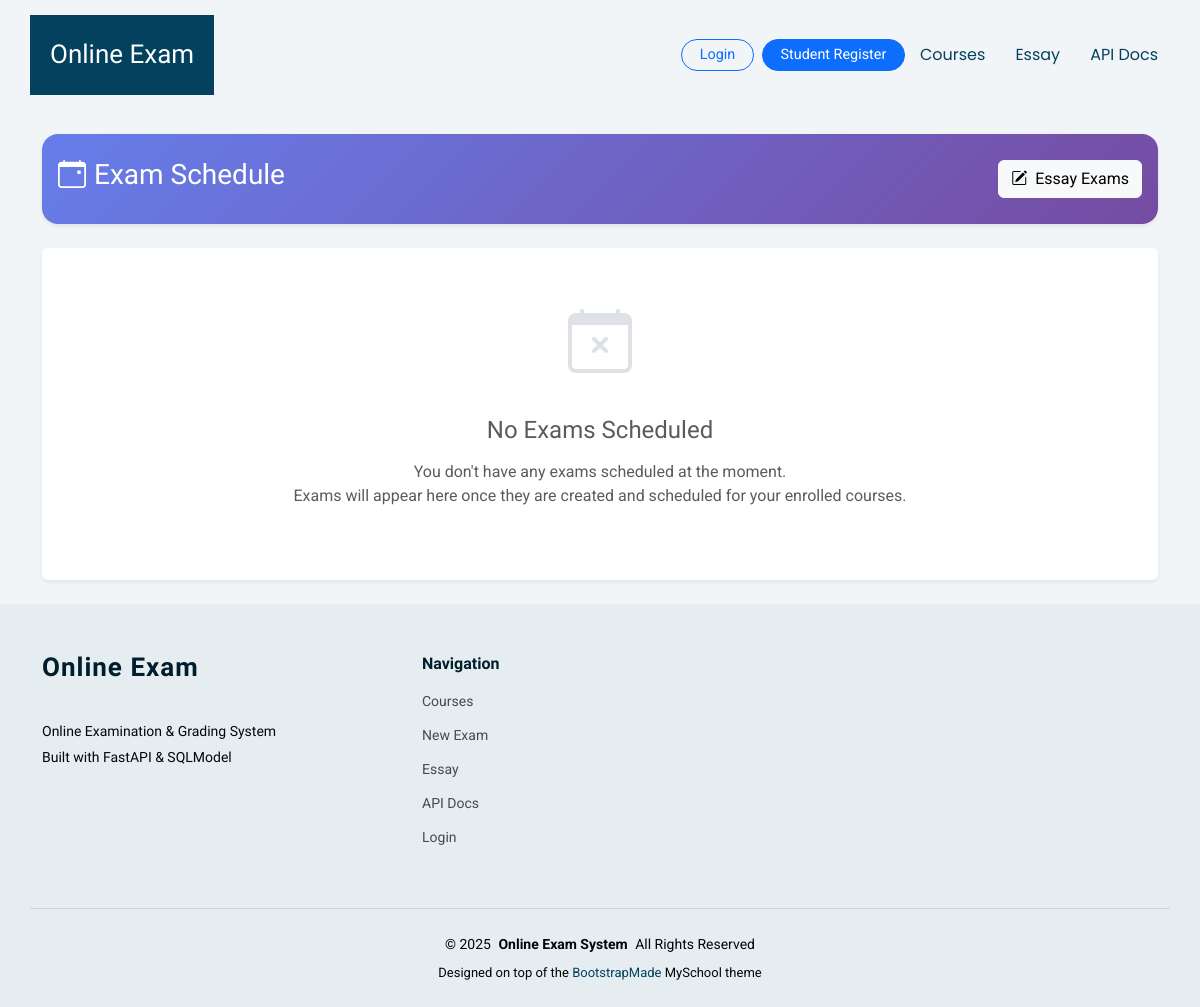
The app's page /exams/schedule/student/1, older data.
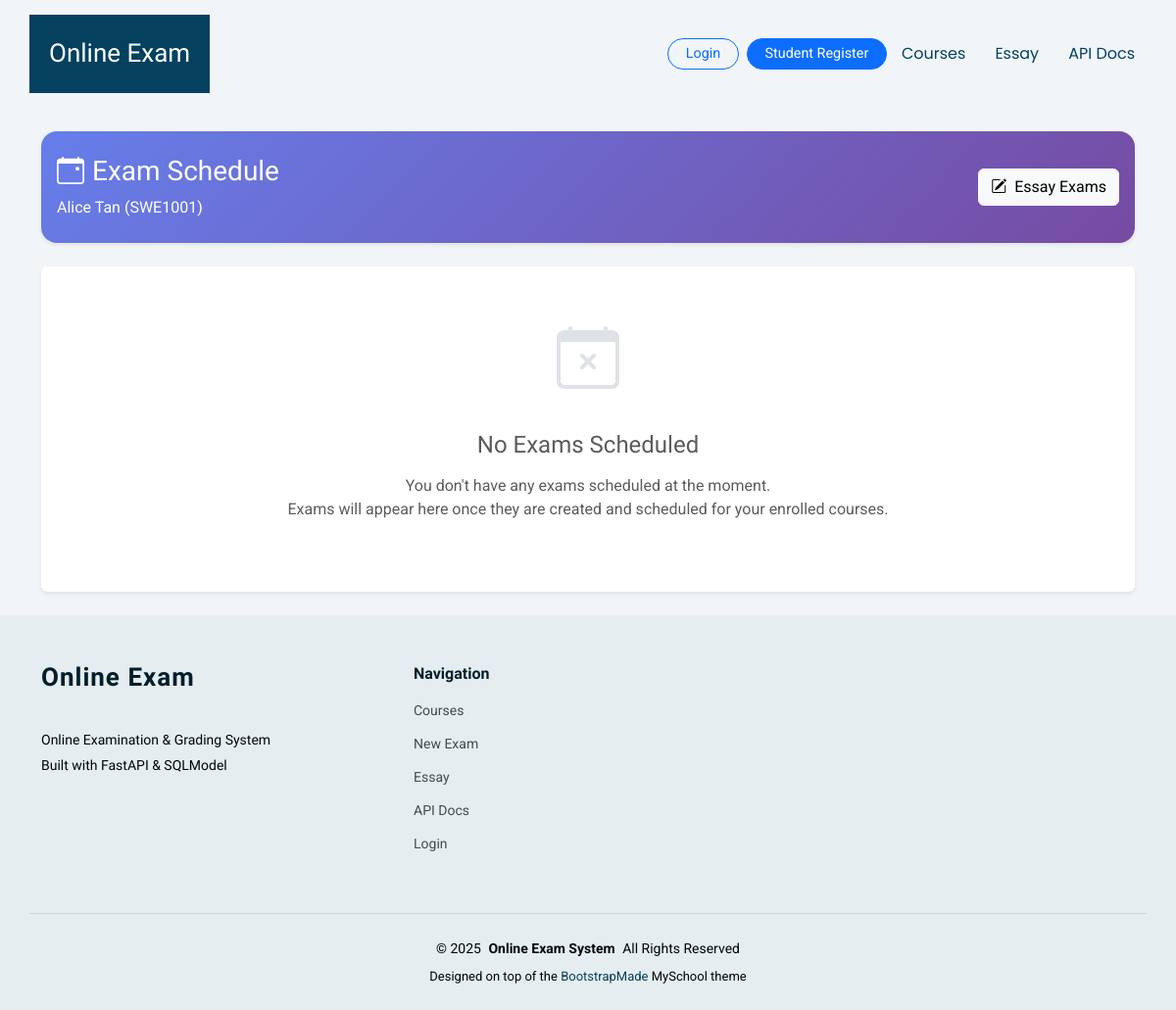
The same page, newer data.
### app/models.py (models this page shows)
class Student(SQLModel, table=True):
    __table_args__ = (
        UniqueConstraint("matric_no", name="uq_student_matric_no"),
        UniqueConstraint("email", name="uq_student_email"),
    )
    id: Optional[int] = Field(default=None, primary_key=True)
    name: str
    email: str
    matric_no: str
    user_id: Optional[int] = Field(default=None, foreign_key="user.id")
    created_at: datetime = Field(default_factory=datetime.utcnow)
    program: Optional[str] = None  # e.g., "SWE", "BIM"
    year_of_study: Optional[int] = None  # e.g., 1, 2, 3, 4
    phone_number: Optional[str] = None
    gpa: Optional[float] = None

### app/routers/exams.py (the view)
@router.get("/schedule/student/{student_id}")
def student_exam_schedule(
    student_id: int,
    request: Request,
    session: Session = Depends(get_session),
    current_user: Optional[User] = Depends(get_current_user)
):
    enrollments = session.exec(select(Enrollment).where(Enrollment.student_id == student_id)).all()
    course_ids = [e.course_id for e in enrollments]
    now = datetime.now()
    exams = session.exec(select(Exam).where(Exam.course_id.in_(course_ids))).all() if course_ids else []
    exam_list = []
    for exam in exams:
        if not exam.start_time or not exam.end_time:
            status = "unscheduled"
        elif now < exam.start_time:
            mins_to_start = (exam.start_time - now).total_seconds() / 60
            if mins_to_start > 30:
                status = "upcoming"
            else:
                status = "starting soon"
        elif exam.start_time <= now <= exam.end_time:
            status = "ongoing"
        else:
            status = "ended"
        exam_list.append({"exam": exam, "status": status})
    student = session.get(Student, student_id)
    context = {
        "request": request,
        "exams": exam_list,
        "student": student,
        "current_user": current_user
    }
    return templates.TemplateResponse("exams/schedule.html", context)

### app/templates/exams/schedule.html (shortened to what the changed rows need)
{% extends 'base.html' %}
{% block content %}
<div class="container py-4">
  <div class="card border-0 shadow-sm schedule-header-card mb-4">
    <div class="card-body">
      <div class="d-flex justify-content-between align-items-center flex-wrap gap-3">
        <div>
          <h2 class="h3 mb-2">
            <i class="bi bi-calendar-event me-2"></i>Exam Schedule
          </h2>
          {% if student %}
          <p class="mb-0 opacity-90">
            {{ student.name }} ({{ student.matric_no }})
          </p>
          {% endif %}
        </div>
      </div>
    </div>
  </div>
</div>
{% endblock %}

Row changes from the older to the newer data that the page shows:
added Student: name "Alice Tan", matric_no "SWE1001"
